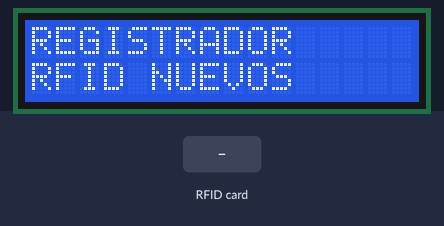
A sketch run on a simulated Arduino Mega 2560, built with avr-gcc and run on an emulated ATmega2560. Parts: 16×2 character LCD. The inputs (shaded band) are chosen by the test bench. WiFi joins after 1.5 s; servers stay silent unless stated; what the sketch prints to the serial monitor is not drawn.

Above: at 6.3 s.
6.4 s: RFID card 5E 7A 19 C4 held to the reader
At 8.5 s:
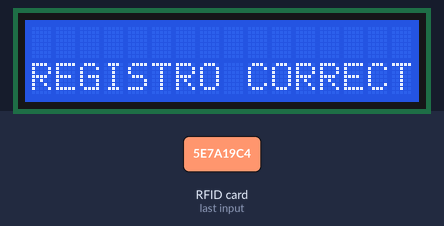
At 14.1 s:
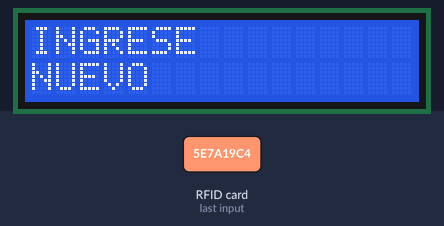
Timing chart, 0 to 15.1 s (numbered marks = the images above; inputs shaded):
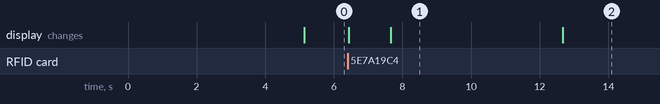

Measured:
- after the input at 6.4 s, the display: first changes at once (image 1 shows a later state)
- what the display in image 1 shows lasts 5.0 s, from 7.7 s to 12.7 s

The sketch:

registrador_1.0.ino
```cpp
//LIBRERIAS
/*
Circuit:
   Ethernet shield attached to pins 10, 11, 12, 13
*/
#include <SPI.h> //protocolo SPI
#include <Ethernet.h>
#include <MFRC522.h>
#include  <Wire.h> //protocolo i2c
#include  <LiquidCrystal_I2C.h>
#define RST_PIN	49   //Pin 9 para el reset del RC522
#define SS_PIN	53   //Pin 7 para el SS (SDA) del RC522 siendo el ethernet usando 10
//CONSTRUCTORES
LiquidCrystal_I2C lcd(0x3F, 2, 1, 0, 4, 5, 6, 7, 3, POSITIVE);

MFRC522 mfrc522(SS_PIN, RST_PIN); //Creamos el objeto para el RC522

//DEFINICION DE VARIABLES
byte RFID[15];
char RFIDpalabra[32]="";
bool flag=true;

byte mac[] = { 0xCC, 0xCC, 0xBB, 0xAA, 0xCC, 0xAA };//cc:cc:bb:aa:cc:aa

IPAddress ip(192,168,1,102); //IP address for your arduino 192.168.1.102
IPAddress dnServer(192, 168, 1, 1);
// the router's gateway address:
IPAddress gateway(192, 168, 1, 1);
// the subnet:
IPAddress subnet(255, 255, 255, 0);

char server[] = "192.168.1.15"; //IP address of your computer.
String RFIDenviar;

EthernetClient client;

//SUBFUNCIONES


//convierte un array de char a strings
void array_to_string(byte array[], unsigned int len, char buffer[])
{
    for (unsigned int i = 0; i < len; i++)
    {
        byte nib1 = (array[i] >> 4) & 0x0F;
        byte nib2 = (array[i] >> 0) & 0x0F;
        buffer[i*2+0] = nib1  < 0xA ? '0' + nib1  : 'A' + nib1  - 0xA;
        buffer[i*2+1] = nib2  < 0xA ? '0' + nib2  : 'A' + nib2  - 0xA;
    }
    buffer[len*2] = '\0';
}

void datoRFID(){
      if (client.connect(server, 80))
      {
      client.print("GET /api/read/"); //GET request to write data to the database.
      client.print(RFIDenviar);
      client.println(" HTTP/1.1");
      client.println("Host: 192.168.1.15");
      client.println("Connection: close");
      client.println();
      client.println();
      client.stop();
      lcd.clear();
      lcd.setCursor(0,1);
      lcd.print("REGISTRO CORRECTO");
      delay(5000);
      lcd.clear();
      lcd.home();
      lcd.print("INGRESE");
      lcd.setCursor(0,1);
      lcd.print("NUEVO");
      }
      else
      {
        Serial.println("Connection failed RFID");
        lcd.clear();
        lcd.home();
        lcd.print("FALLO REGISTRO");
      }
}

void leerRFID(){
    	// Revisamos si hay nuevas tarjetas  presentes
	if ( mfrc522.PICC_IsNewCardPresent())
        {
  		//Seleccionamos una tarjeta
            if ( mfrc522.PICC_ReadCardSerial())
            {
                  // Enviamos serialemente su UID
                  Serial.print("Card UID:");
                  for (byte i = 0; i < mfrc522.uid.size; i++) {
                          Serial.print(mfrc522.uid.uidByte[i] < 0x10 ? " 0" : " ");
                          Serial.print(mfrc522.uid.uidByte[i], HEX);
                          RFID[i]=mfrc522.uid.uidByte[i];
                  }
                  Serial.println();
                  // Terminamos la lectura de la tarjeta  actual
                  mfrc522.PICC_HaltA();
            }
            array_to_string(RFID,15,RFIDpalabra);
            String conversor(RFIDpalabra);
            RFIDenviar=conversor.substring(0,8);
            Serial.println(RFIDenviar);
            lcd.clear();
            lcd.home();
            lcd.print(RFIDenviar);
            delay(1000);
            datoRFID();
	}
}

//FUNCION DE CONFIGURACION
void setup(){
    Serial.begin(9600);
    Ethernet.begin(mac, ip, dnServer, gateway, subnet);
    delay(5000); //Wait for ethernet to connect.
    lcd.begin(16, 2);
    SPI.begin();        //Iniciamos el Bus SPI
	mfrc522.PCD_Init(); // Iniciamos  el MFRC522
    Serial.println("REGISTRO DE NUEVAS TARJETAS RFID");
    lcd.home();
    lcd.print("REGISTRADOR");
    lcd.setCursor(0,1);//(columna,fila)
    lcd.print("RFID NUEVOS");
}

//FUNCION PRINCIPAL
void loop (){
    leerRFID();
}
```
